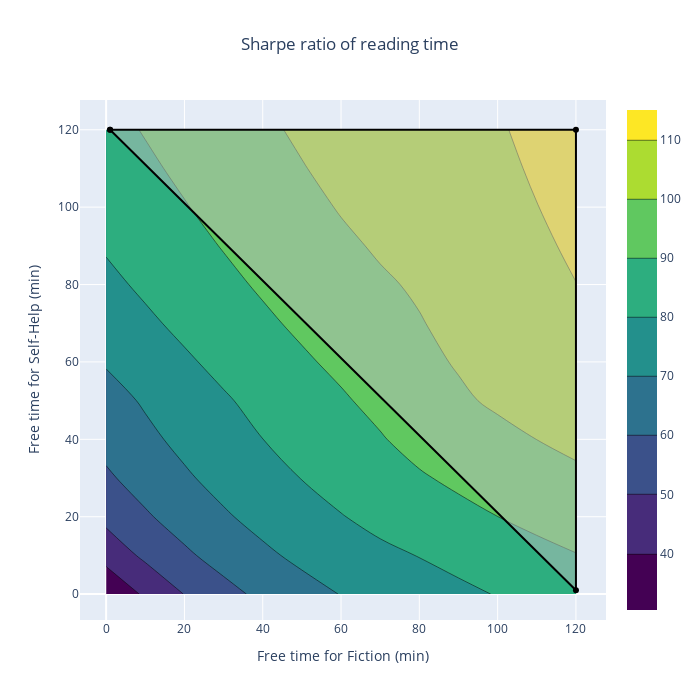

Notebook cell for this chart:
### Code cell
plot_reading_for_2d_allocation(
    max_time=120, 
    estimators=sm_reading,
    type_estimator="smt_kriging_reading", 
    sampling_step=10,
    estimator_sd=std_interpolator,
)

### Figure 1 — Plotly figure (JSON) as saved in the notebook; plotly's stock layout.template omitted (floating-point values rounded to 4 significant figures; data arrays with more than 128 entries replaced by an {"elided": "..."} marker saying what was removed)
{"data": [{"colorscale": [[0, "#440154"], [0.1111, "#482878"], [0.2222, "#3e4989"], [0.3333, "#31688e"], [0.4444, "#26828e"], [0.5556, "#1f9e89"], [0.6667, "#35b779"], [0.7778, "#6ece58"], [0.8889, "#b5de2b"], [1, "#fde725"]], "type": "contour", "x": [0, 10, 20, 30, 40, 50, 60, 70, 80, 90, 100, 110, 120], "y": [0, 10, 20, 30, 40, 50, 60, 70, 80, 90, 100, 110, 120], "z": {"elided": "13x13 float values"}}, {"fill": "toself", "fillcolor": "rgba(192, 192, 192, 0.5)", "hoverinfo": "text", "hoveron": "points+fills", "line": {"color": "black"}, "text": "Not available", "type": "scatter", "x": [1, 120, 120, 1], "y": [120, 120, 1, 120]}], "layout": {"autosize": false, "height": 700, "title": {"text": "Sharpe ratio of reading time", "x": 0.5}, "width": 700, "xaxis": {"title": {"text": "Free time for Fiction (min)"}}, "yaxis": {"title": {"text": "Free time for Self-Help (min)"}}}}
